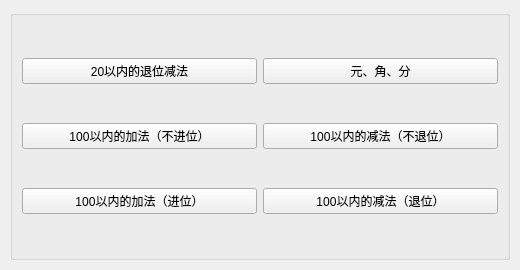
<?xml version="1.0" encoding="UTF-8"?>
<ui version="4.0">
 <class>MainWindow</class>
 <widget class="QMainWindow" name="MainWindow">
  <property name="geometry">
   <rect>
    <x>0</x>
    <y>0</y>
    <width>520</width>
    <height>270</height>
   </rect>
  </property>
  <property name="minimumSize">
   <size>
    <width>520</width>
    <height>270</height>
   </size>
  </property>
  <property name="maximumSize">
   <size>
    <width>520</width>
    <height>270</height>
   </size>
  </property>
  <property name="windowTitle">
   <string>选择题目类型</string>
  </property>
  <property name="windowIcon">
   <iconset>
    <normaloff>favicon.ico</normaloff>favicon.ico</iconset>
  </property>
  <widget class="QWidget" name="centralwidget">
   <widget class="QGroupBox" name="groupBox">
    <property name="geometry">
     <rect>
      <x>10</x>
      <y>10</y>
      <width>500</width>
      <height>250</height>
     </rect>
    </property>
    <property name="title">
     <string/>
    </property>
    <layout class="QGridLayout" name="gridLayout">
     <item row="3" column="1">
      <widget class="QPushButton" name="pushButton_100_sub_easy">
       <property name="text">
        <string>100以内的减法（不退位）</string>
       </property>
      </widget>
     </item>
     <item row="0" column="0">
      <widget class="QPushButton" name="pushButton_20_sub_hard">
       <property name="text">
        <string>20以内的退位减法</string>
       </property>
      </widget>
     </item>
     <item row="3" column="0">
      <widget class="QPushButton" name="pushButton_100_plus_easy">
       <property name="text">
        <string>100以内的加法（不进位）</string>
       </property>
      </widget>
     </item>
     <item row="0" column="1">
      <widget class="QPushButton" name="pushButton_money">
       <property name="text">
        <string>元、角、分</string>
       </property>
      </widget>
     </item>
     <item row="4" column="0">
      <widget class="QPushButton" name="pushButton_100_plus_hard">
       <property name="text">
        <string>100以内的加法（进位）</string>
       </property>
      </widget>
     </item>
     <item row="4" column="1">
      <widget class="QPushButton" name="pushButton_100_sub_hard">
       <property name="text">
        <string>100以内的减法（退位）</string>
       </property>
      </widget>
     </item>
    </layout>
   </widget>
  </widget>
 </widget>
 <resources/>
 <connections/>
</ui>
